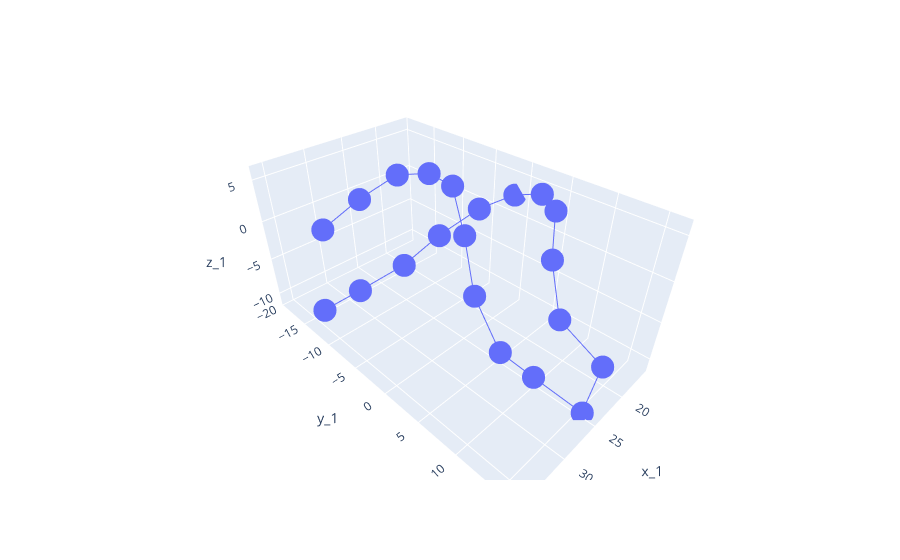

Notebook code for this chart:
### Code cell
px.line_3d(y_train.iloc[:21], "x_1", "y_1", "z_1", markers="o")

### Figure 1 — Plotly figure (JSON) as saved in the notebook; plotly's stock layout.template omitted (floating-point values rounded to 4 significant figures)
{"data": [{"hovertemplate": "x_1=%{x}<br>y_1=%{y}<br>z_1=%{z}<extra></extra>", "legendgroup": "", "line": {"color": "#636efa", "dash": "solid"}, "marker": {"symbol": "circle"}, "mode": "lines+markers", "name": "", "scene": "scene", "showlegend": false, "type": "scatter3d", "x": [35.86, 30.23, 23.97, 19.3, 16.36, 15.64, 16.97, 20.39, 24.37, 26.34, 23.92, 24.94, 25.59, 28.33, 28.95, 26.75, 24.12, 22.77, 22.33, 25.37, 29.96], "y": [-10.77, -12.07, -11.36, -9.874, -6.047, -1.549, 2.893, 6.862, 9.63, 12.36, 16.02, 15.56, 10.1, 7.804, 4.836, 1.39, -2.821, -7.665, -13.63, -17.36, -19.02], "z": [-7.548, -8.614, -7.69, -4.778, -0.706, 2.463, 4.626, 5.549, 3.348, -0.594, -5.418, -11.24, -10.0, -6.255, -0.756, 3.287, 6.026, 5.355, 3.107, -0.293, -3.309]}], "layout": {"legend": {"tracegroupgap": 0}, "margin": {"t": 60}, "scene": {"domain": {"x": [0, 1], "y": [0, 1]}, "xaxis": {"title": {"text": "x_1"}}, "yaxis": {"title": {"text": "y_1"}}, "zaxis": {"title": {"text": "z_1"}}}}}
